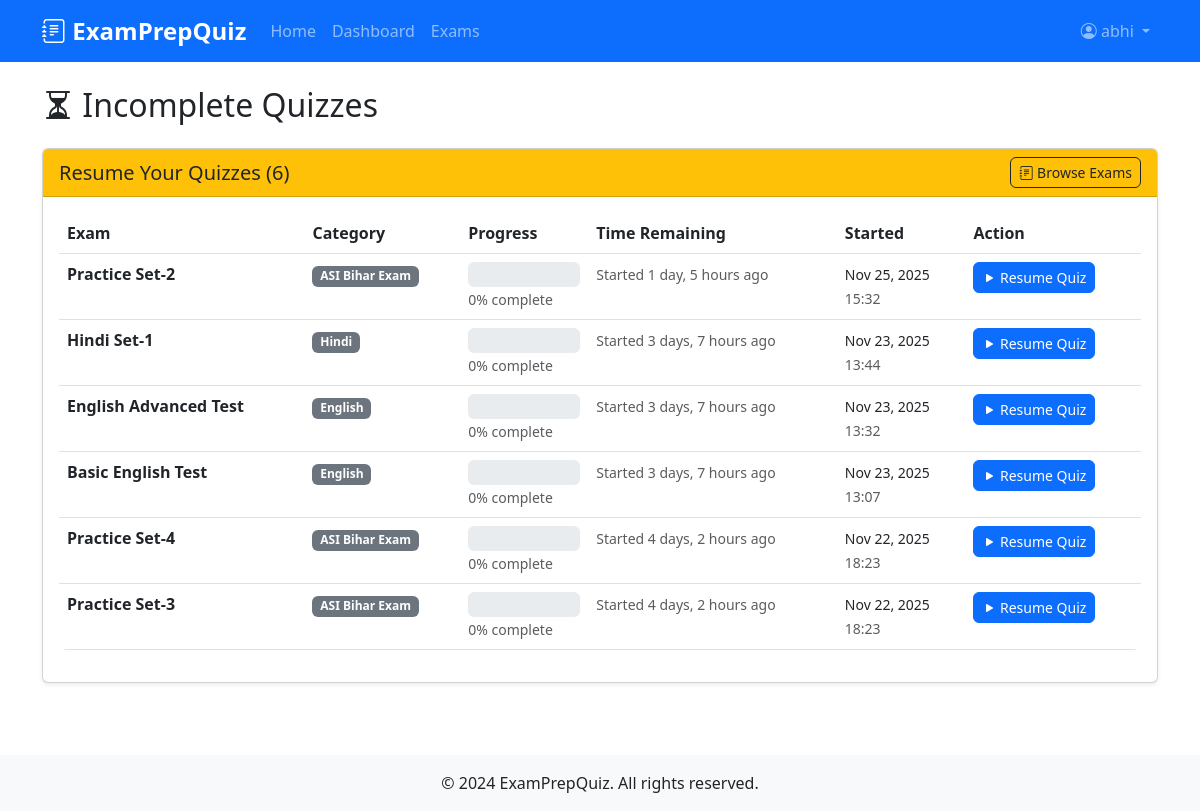
Screenshot of /incomplete-quizzes/ (signed in) with the database file from the repository.
### quiz/models.py (models this page shows, shortened)
class QuizSession(models.Model):
    user = models.ForeignKey(User, on_delete=models.CASCADE, related_name='quiz_sessions')
    exam = models.ForeignKey(Exam, on_delete=models.CASCADE, related_name='quiz_sessions')
    started_at = models.DateTimeField(auto_now_add=True)
    completed_at = models.DateTimeField(null=True, blank=True)
    is_completed = models.BooleanField(default=False)
    score = models.FloatField(default=0.0)
    total_questions = models.PositiveIntegerField(default=0)
    correct_answers = models.PositiveIntegerField(default=0)
    time_taken_seconds = models.PositiveIntegerField(null=True, blank=True)
    tokens_granted = models.BooleanField(default=False, help_text="Whether tokens were granted for completing this quiz")
    is_paused = models.BooleanField(default=False, help_text="Whether the quiz timer is currently paused")
    paused_at = models.DateTimeField(null=True, blank=True, help_text="When the quiz was paused")
    total_paused_seconds = models.PositiveIntegerField(default=0, help_text="Total time the quiz has been paused (in seconds)")
    class Meta:
        ordering = ['-started_at']

class Exam(models.Model):
    category = models.ForeignKey(Category, on_delete=models.CASCADE, related_name='exams')
    name = models.CharField(max_length=200)
    description = models.TextField(blank=True)
    duration_minutes = models.PositiveIntegerField(default=60, help_text="Duration in minutes")
    total_questions = models.PositiveIntegerField(default=10)
    passing_score = models.PositiveIntegerField(default=60, help_text="Passing percentage")
    is_active = models.BooleanField(default=True)
    created_at = models.DateTimeField(auto_now_add=True)
    updated_at = models.DateTimeField(auto_now=True)
    class Meta:
        ordering = ['category', 'name']
        unique_together = ['category', 'name']

class Category(models.Model):
    name = models.CharField(max_length=100, unique=True)
    description = models.TextField(blank=True)
    created_at = models.DateTimeField(auto_now_add=True)
    updated_at = models.DateTimeField(auto_now=True)
    class Meta:
        verbose_name_plural = "Categories"
        ordering = ['name']

### quiz/views.py (the view)
# urls.py: path('incomplete-quizzes/', views.incomplete_quizzes, name='incomplete_quizzes'),
@login_required
def incomplete_quizzes(request):
    incomplete_sessions = QuizSession.objects.filter(
        user=request.user,
        is_completed=False
    ).select_related('exam', 'exam__category').order_by('-started_at')
    for session in incomplete_sessions:
        total_questions = session.exam.questions.filter(is_active=True).count()
        attempted = session.user_answers.count()
        session.progress_percentage = (attempted / total_questions * 100) if total_questions > 0 else 0
        session.attempted_count = attempted
        session.total_count = total_questions
        answered_question_ids = set(session.user_answers.values_list('question_id', flat=True))
        import hashlib
        import random
        questions_queryset = list(session.exam.questions.filter(is_active=True).order_by('id'))
        session_hash = int(hashlib.md5(f"{session.id}{session.started_at}".encode()).hexdigest()[:8], 16)
        random.seed(session_hash)
        questions_list = questions_queryset.copy()
        random.shuffle(questions_list)
        next_question_num = 1
        for idx, question in enumerate(questions_list, 1):
            if question.id not in answered_question_ids:
                next_question_num = idx
                break
        session.next_question_num = next_question_num
    context = {
        'incomplete_sessions': incomplete_sessions,
    }
    return render(request, 'quiz/incomplete_quizzes.html', context)

### templates/quiz/incomplete_quizzes.html (shortened to what this page needs)
{% extends 'base.html' %}
{% block content %}
<h2 class="mb-4"><i class="bi bi-hourglass-split"></i> Incomplete Quizzes</h2>
{% if incomplete_sessions %}
<div class="card">
    <div class="card-header bg-warning text-dark">
        <div class="d-flex justify-content-between align-items-center">
            <h5 class="mb-0">Resume Your Quizzes ({{ incomplete_sessions|length }})</h5>
            <a href="{% url 'exam_list' %}" class="btn btn-sm btn-outline-dark">
                <i class="bi bi-journal-text"></i> Browse Exams
            </a>
        </div>
    </div>
    <div class="card-body">
        <div class="table-responsive">
            <table class="table table-hover">
                <thead>
                    <tr>
                        <th>Exam</th>
                        <th>Category</th>
                        <th>Progress</th>
                        <th>Time Remaining</th>
                        <th>Started</th>
                        <th>Action</th>
                    </tr>
                </thead>
                <tbody>
                    {% for session in incomplete_sessions %}
                    <tr>
                        <td>
                            <strong>{{ session.exam.name }}</strong>
                        </td>
                        <td>
                            <span class="badge bg-secondary">{{ session.exam.category.name }}</span>
                        </td>
                        <td>
                            <div class="progress" style="height: 25px;">
                            </div>
                            <small class="text-muted">{{ session.progress_percentage|floatformat:0 }}% complete</small>
                        </td>
                        <td>
                            <small class="text-muted">Started {{ session.started_at|timesince }} ago</small>
                        </td>
                        <td>
                            <small>{{ session.started_at|date:"M d, Y" }}</small><br>
                            <small class="text-muted">{{ session.started_at|date:"H:i" }}</small>
                        </td>
                        <td>
                            <a href="{% url 'quiz_question' session.id session.next_question_num %}" class="btn btn-sm btn-primary">
                                <i class="bi bi-play-fill"></i> Resume Quiz
                            </a>
                        </td>
                    </tr>
                    {% endfor %}
                </tbody>
            </table>
        </div>
    </div>
</div>
{% endif %}
{% endblock %}

### templates/base.html (shortened to what this page needs)
<!DOCTYPE html>
<html lang="en">
<head>
    <link href="https://cdn.jsdelivr.net/npm/bootstrap@5.3.0/dist/css/bootstrap.min.css" rel="stylesheet">
    <link rel="stylesheet" href="https://cdn.jsdelivr.net/npm/bootstrap-icons@1.10.0/font/bootstrap-icons.css">
    {% load static %}
    <link rel="stylesheet" href="{% static 'css/style.css' %}">
</head>
<body>
    <nav class="navbar navbar-expand-lg navbar-dark bg-primary">
        <div class="container">
            <a class="navbar-brand" href="{% url 'home' %}">
                <i class="bi bi-journal-text"></i> ExamPrepQuiz
            </a>
            <div class="collapse navbar-collapse" id="navbarNav">
                <ul class="navbar-nav me-auto">
                    <li class="nav-item">
                        <a class="nav-link" href="{% url 'home' %}">Home</a>
                    </li>
                    {% if user.is_authenticated %}
                    <li class="nav-item">
                        <a class="nav-link" href="{% url 'dashboard' %}">Dashboard</a>
                    </li>
                    <li class="nav-item">
                        <a class="nav-link" href="{% url 'exam_list' %}">Exams</a>
                    </li>
                    {% endif %}
                </ul>
                <ul class="navbar-nav">
                    {% if user.is_authenticated %}
                    <li class="nav-item dropdown">
                        <a class="nav-link dropdown-toggle" href="#" id="navbarDropdown" role="button" data-bs-toggle="dropdown">
                            <i class="bi bi-person-circle"></i> {{ user.username }}
                        </a>
                    </li>
                    {% endif %}
                </ul>
            </div>
        </div>
    </nav>
    <main class="container my-4">
        {% block content %}{% endblock %}
    </main>
    <footer class="bg-light text-center py-3 mt-5">
        <div class="container">
            <p class="mb-0">&copy; 2024 ExamPrepQuiz. All rights reserved.</p>
        </div>
    </footer>
</body>
</html>

### static/css/style.css (style rules this page uses)
body { min-height: 100vh; display: flex; flex-direction: column; }
main { flex: 1; }
.navbar-brand { font-weight: bold; font-size: 1.5rem; }
.card { box-shadow: 0 0.125rem 0.25rem rgba(0, 0, 0, 0.075); transition: box-shadow 0.15s ease-in-out; }
.btn { border-radius: 0.375rem; }
.table { border-radius: 0.5rem; overflow: hidden; }

### rows the page displays
QuizSession: exam.name "Practice Set-2", exam.category.name "ASI Bihar Exam", progress_percentage "0", started_at "1 day, 5 hours", started_at "Nov 25, 2025", started_at "15:32"
QuizSession: exam.name "Hindi Set-1", exam.category.name "Hindi", progress_percentage "0", started_at "3 days, 7 hours", started_at "Nov 23, 2025", started_at "13:44"
QuizSession: exam.name "English Advanced Test", exam.category.name "English", progress_percentage "0", started_at "3 days, 7 hours", started_at "Nov 23, 2025", started_at "13:32"
QuizSession: exam.name "Basic English Test", exam.category.name "English", progress_percentage "0", started_at "3 days, 7 hours", started_at "Nov 23, 2025", started_at "13:07"
QuizSession: exam.name "Practice Set-4", exam.category.name "ASI Bihar Exam", progress_percentage "0", started_at "4 days, 2 hours", started_at "Nov 22, 2025", started_at "18:23"
QuizSession: exam.name "Practice Set-3", exam.category.name "ASI Bihar Exam", progress_percentage "0", started_at "4 days, 2 hours", started_at "Nov 22, 2025", started_at "18:23"

### other values shown
{{ user.username }} "abhi"
{{ incomplete_sessions|length }} "6"
